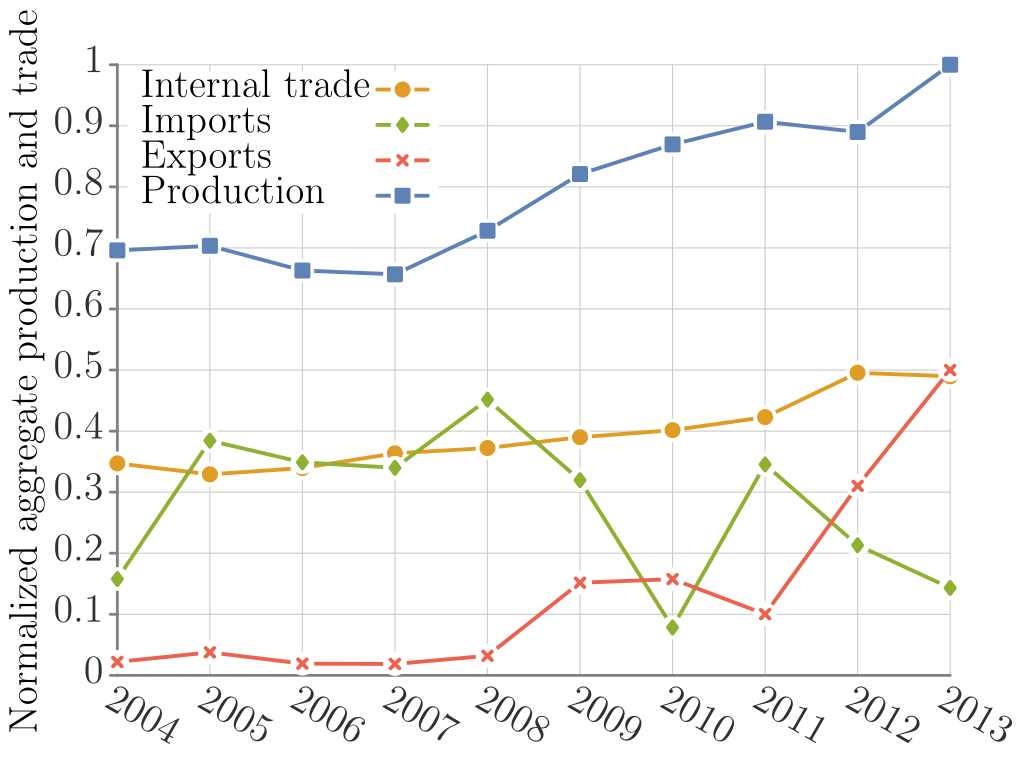

Write the gnuplot code that produced this figure.
##### terminal
clear
# set loadpath '~/Dropbox/proj/gp/src'
set term tikz standalone size 12.5cm,8.75cm font ",14" gparrows scale 2,2 textscale 2
set datafile separator ','

##### output
set output 'trends.tex'

##### bg: bg color, axes, grid, tics
##### http://www.colourlovers.com/palette/268142/Danger_Mouse
Danger='#F84934'; # red
Shoes='#4D5E5F'; # grey
##### Rand Olson
roBlue='#1F77B4';
roRed='#D62728';
# border
set style line 21 lt 1 lc rgb '#808080' 
set border 3 back ls 21 lw 5
# grid
set style line 22 lt 2 lc rgb '#CCCCCC' lw 2
set style line 23 lt 2 lc rgb '#DDDDDD' lw 1
set grid xtics mxtics ytics mytics back ls 22, ls 23
# tics
set tics textcolor rgb '#303030'
set tics nomirror out scale 1,.1
set mxtics 2
set mytics 2

##### load default linestyles
set style increment user
# taken care of in terminal
do for [i=1:15] { set style line i lt 1 lw 7 }

##### line colors
# mathematica default
DarkBlue= '#5e82b5'
Orange=   '#e09c24'
Green=    '#8fb030'
Red=      '#eb634f'
Purple=   '#8778b3'
Brown=    '#c46e1a'
LightBlue='#5c9ec7'
Yellow=   '#FDBF6F'
MATHEMATICA="#5e82b5 #e09c24 #8fb030 #eb634f #8778b3 #c46e1a #5c9ec7 #FDBF6F"
do for[i=1:8] {set style line i lc rgb word(MATHEMATICA,i)}
####

##### data style
set style data linespoints;
set style line 1 pt 5
set style line 2 pt 7
set style line 3 pt 13
set style line 4 pt 17
set style line 5 pt 4
set style line 6 pt 6
set style line 7 pt 12
set style line 8 pt 16
#
set pointintervalbox 4.5
do for [i=1:15] {set style line i ps 2.75 pi -1}

# NOTE: offsets should be a function of font sizes
##### key
set key t l Left spacing 4 width 5 opaque font ",15"

##### tics (note that tics are also set in theme)
set xtics font ",15" offset 0,.2
set ytics font ",15" offset 1.5,0

##### plot
set title font ",15" "" offset -3,.3
set xlabel "" offset 0,0 font ",15"
set ylabel "Normalized aggregate production and trade" offset -2,0 font ",15"


set notitle; unset xlabel; unset mxtics; unset mytics;        set xtic rotate by -30 offset -2,-.5 scale 0 autojustify;        set key width 8;        stats '../results/stats/prod.csv' using 2 name 'prod';        stats '../results/stats/trade.csv' using 2:3 name 'within';        stats '../results/stats/trade.csv' using 4:5 name 'imp';        stats '../results/stats/trade.csv' using 6:7 name 'exp';

set style fill transparent solid .5;       plot       '../results/stats/trade.csv' u 1:(($2+$3)/(within_max_x+within_max_y)/2.0) ti 'Internal trade' with linespoints ls 2,       '../results/stats/trade.csv' u 1:(($4+$5)/(imp_max_x+imp_max_y)/2.0) ti 'Imports' with linespoints ls 3,       '../results/stats/trade.csv' u 1:(($6+$7)/(exp_max_x+exp_max_y)/2.0) ti 'Exports' with linespoints ls 4,       '../results/stats/prod.csv' u 1:($2/prod_max) ti 'Production' with linespoints ls 1

set term x11 reset;
